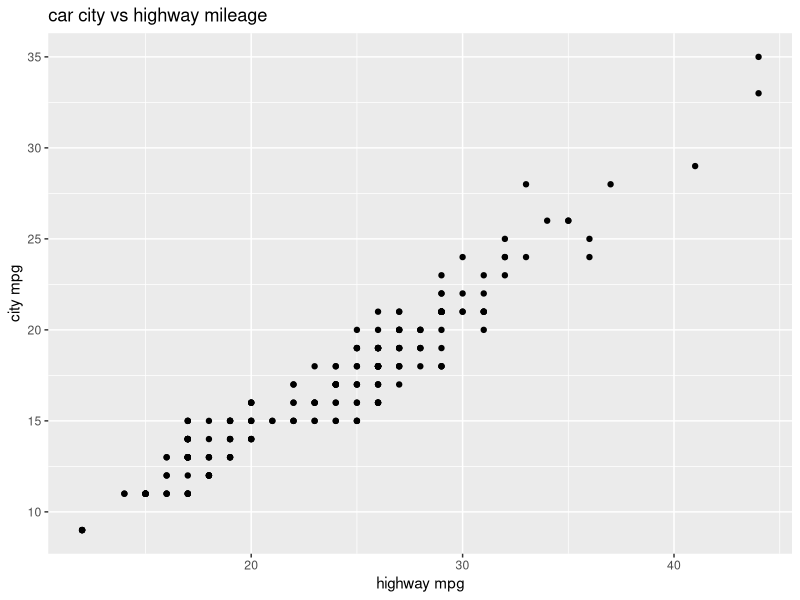
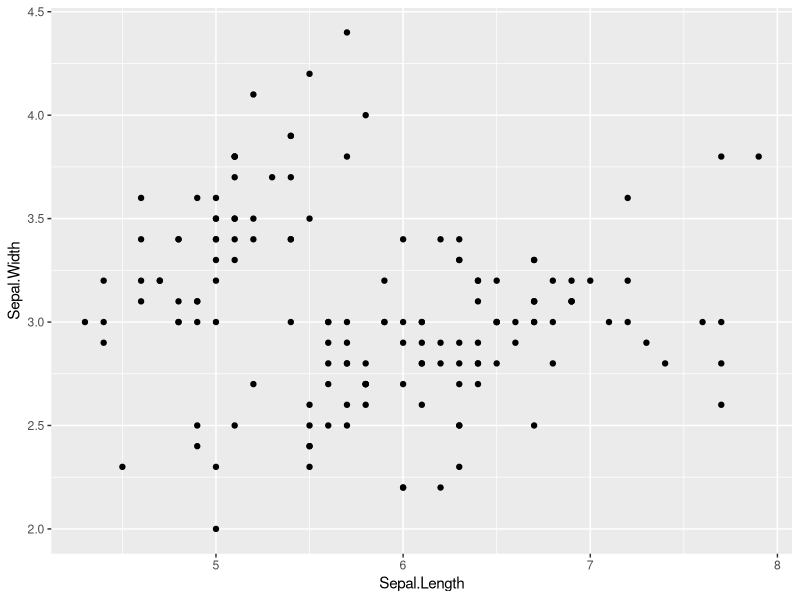
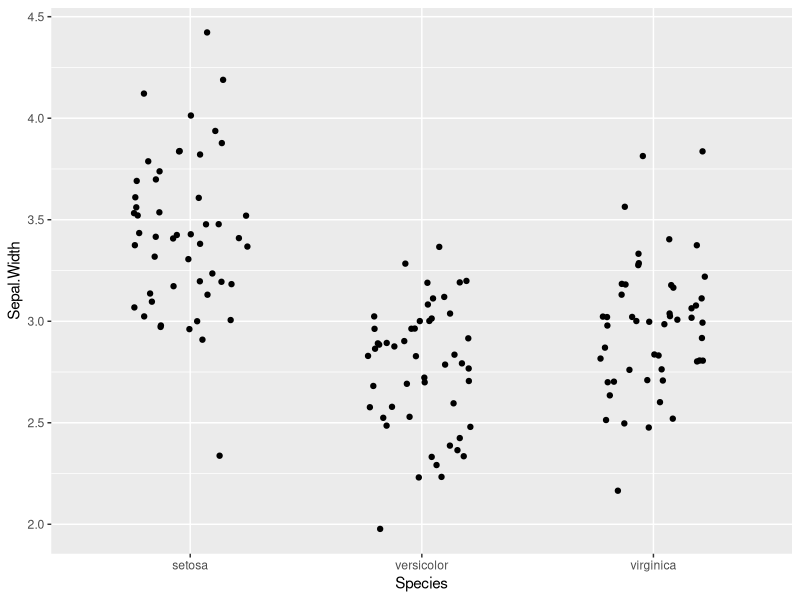
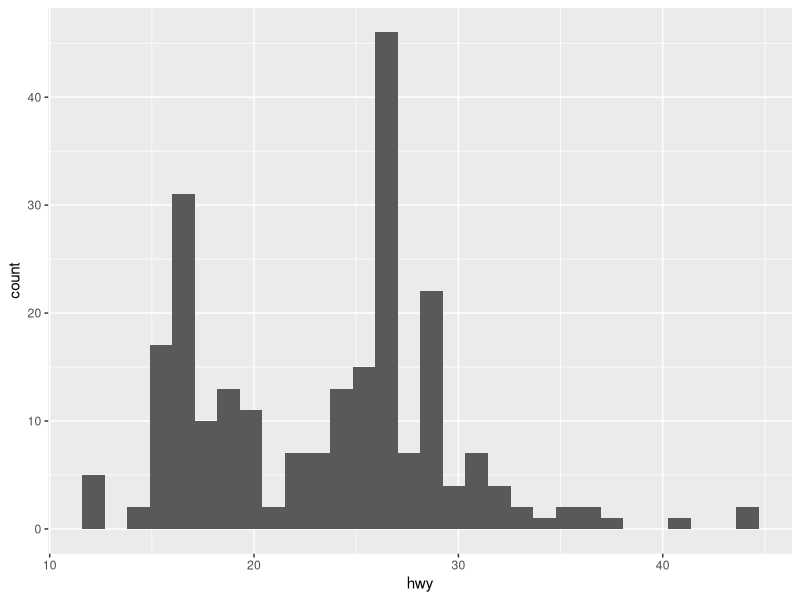
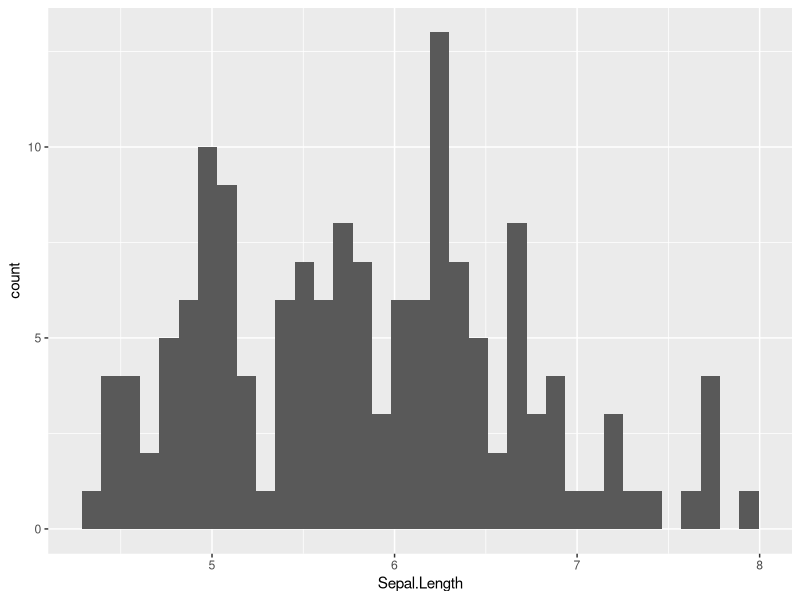
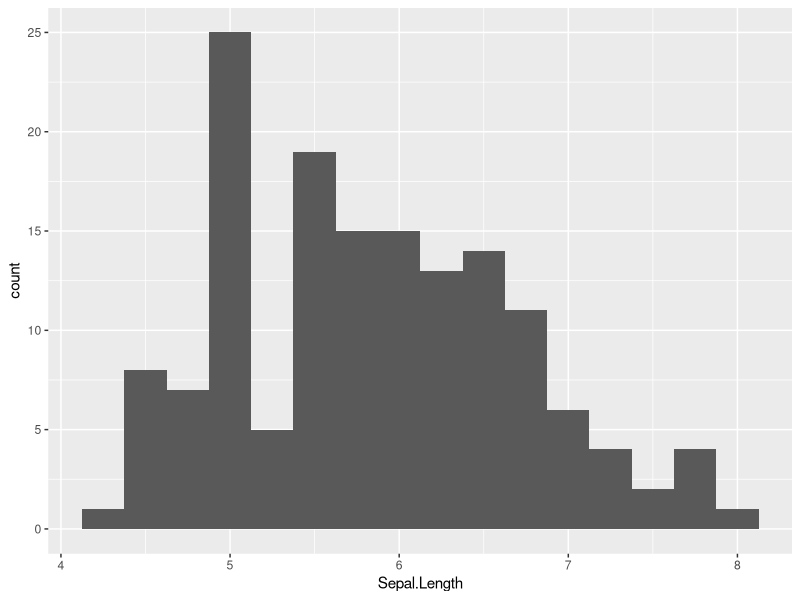
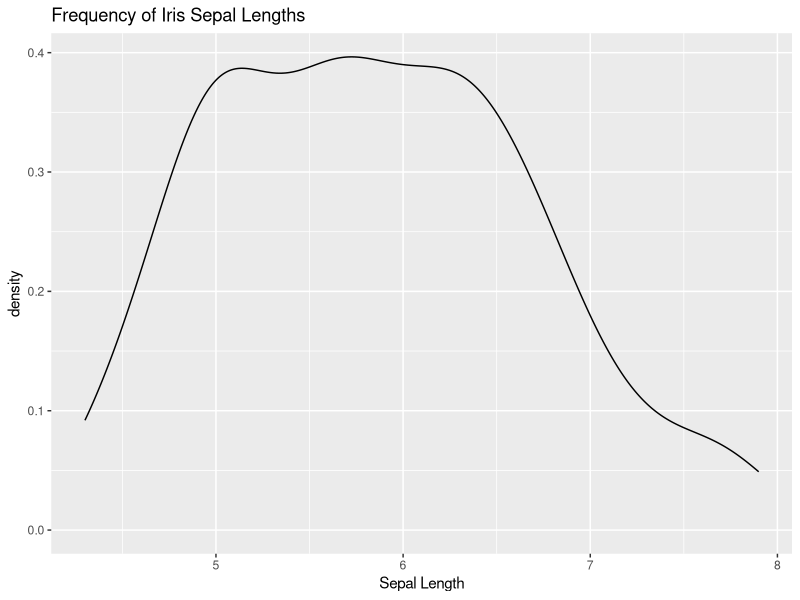
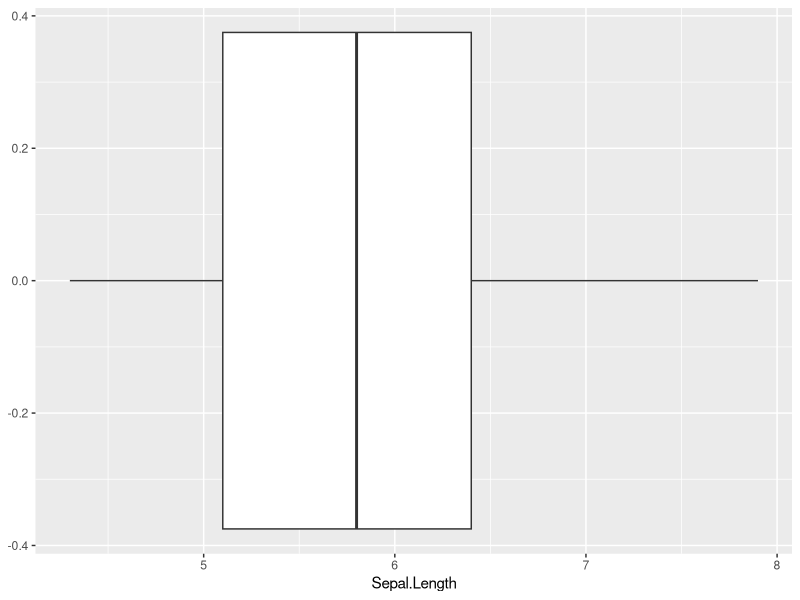

The R source for these figures, in order:
## install required packages (only once, requires updates)
#install.packages("ggplot2")
install.packages(c('usethis','credentials'))

## load required packages (every time, "import package")
library(ggplot2)

#?ggplot2 # gg = "grammar of graphs"
mpg
str(mpg)

## scatter plot
ggplot(data=mpg, aes(x=hwy, y=cty)) + 
  geom_point() +
  labs(x = 'highway mpg',
       y = 'city mpg',
       title = 'car city vs highway mileage')
ggplot(data=iris, aes(x=Sepal.Length, y=Sepal.Width)) +
  geom_point()
ggplot(data=iris, aes(x=Species, y=Sepal.Width)) +
  geom_jitter(width=0.25)

#ggsave('plots/exampleJitter2.png')

## histogram
# set number of bars with `bins`
ggplot(data=mpg, aes(x=hwy)) +
  geom_histogram()
ggplot(data=iris, aes(x=Sepal.Length)) +
  geom_histogram(bins=35) #default bin num is 30

# set size of bars with `binwidth`
ggplot(data=iris, aes(x=Sepal.Length)) +
  geom_histogram(binwidth=0.25)

head(iris)
## density plots
ggplot(data=iris, aes(x=Sepal.Length), y=after_stat(count)) +
  geom_density() +
  labs(title="Frequency of Iris Sepal Lengths",
       x="Sepal Length",
       y="density")

## boxplot (used to plot one numeric variable)
ggplot(data=iris, aes(x=Sepal.Length)) +
  geom_boxplot()
ggplot(data=iris, aes(y=Sepal.Length)) +
  geom_boxplot()
ggplot(data=iris, aes(x=Sepal.Length, y=Species)) +
  geom_boxplot()

## violin plots
ggplot(data=iris, aes(x=Species, y=Sepal.Length)) +
  geom_violin()

## layering violin plots and boxplots
ggplot(data=iris, aes(x=Species, y=Sepal.Length)) +
  geom_violin(color='violet', fill='grey95') + 
  geom_boxplot(width=0.2, fill=NA) +
  labs(title = "Distribution of Iris Sepal Lengths by Species",
       x = 'Species',
       y = 'Sepal Length')

ggplot(data=iris, aes(x=Species, y=Sepal.Length)) +
  geom_violin(aes(fill=Species)) + 
  geom_boxplot(width=0.2, fill=NA) +
  labs(title = "Distribution of Iris Sepal Lengths by Species",
       x = 'Species',
       y = 'Sepal Length')

colors()

## barplots
ggplot(data = iris, aes(x = Species, y= Sepal.Length, fill=Species)) +
  geom_bar(stat = "summary",
           fun = "mean")

## line plot
ggplot(data=iris, aes(x=Sepal.Length, y=Sepal.Width)) +
  geom_line(stat='summary', fun='mean')
ggplot(data=iris, aes(x=Sepal.Length, y=Sepal.Width)) +
  geom_point()+
  geom_smooth(se=F)

## color scales
ggplot(data=iris, aes(x=Sepal.Length, y=Sepal.Width)) +
  geom_point(aes(color=Species)) +
  scale_color_manual(values=c('violet','lightpink','red'))

## factors (year is categorical but uses numbers, converts it to categorical)
mpg$year <- as.factor(mpg$year)

iris$Species <- factor(iris$Species, levels=c('versicolor','setosa','virginica'))
